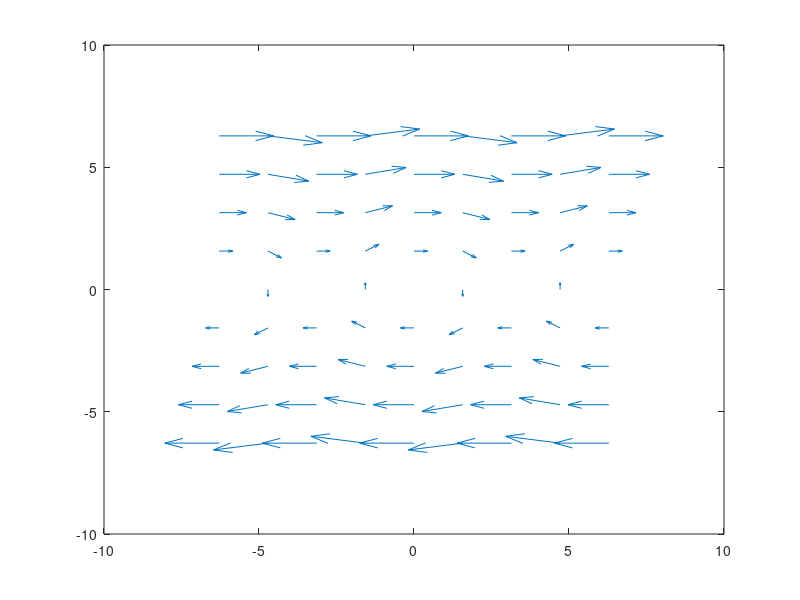

Write MATLAB code to recreate this figure. (Note: this script raises an error after producing the figure.)
% Lab 7
% Lucas Barnes

theta=-2*pi:pi/2:2*pi;
w=-2*pi:pi/2:2*pi;
[THETA,W]=meshgrid(theta,w);

Vtheta=W;
w0=1;
Vw=-w0^2*sin(THETA);
quiver(THETA,W,Vtheta,Vw);
[starttheta,startw]=meshgrid(-2*pi:2*pi:2*pi, -3.5*pi:pi:3.5*pi);
streamline(theta,w,Vtheta,Vw,starttheta,startw,[0.001,26000]);


%% P7.4
clear
close all
theta0=0:pi/200:pi;
w0=1;
w=pi*w0./(2*ellipke(sin(theta0/2).^2));
plot(theta0,w)
% At a high angle, the velocity will drop
% at a low angle, the pendulum will be at its top speed
% If you start from theta0=pi, you will have 0 velocity when you
% get back to theta=pi

%% P7.5
clear
close all
thetas=[.1, .5, 1, pi/2, .9*pi];
for n=1:length(thetas)
    plot7_5(thetas(n));
end


%% P7.6
% (a)
clear
close all

tstart=0;
tfinal=200;
w0=1;
w=1;
F0=1;
rhs = @(t,u) [u(2); -w0^2*u(1)+F0*sin(w*t)];
[t,u]=ode45(rhs,[tstart,tfinal],[0;0],odeset('RelTol',1e-8));
plot(t,u(:,1))

%% (b)
clear
close all

tstart=0;
tfinal=200;
w0=1;
wt=1;
a=.1;
rhs = @(t,u) [u(2); -w0^2*sin(u(1))+a*sin(wt*t)];
[t,u]=ode45(rhs,[tstart,tfinal],[0;0],odeset('RelTol',1e-8));
plot(t,u(:,1))
% The amplitude doesn't go to infinity because frequency is amplitude
% dependent. When the amplitude increases, the frequency changes,
% and the driving frequency no longer matches the natural frequency,
% so the oscillations die off

%% (c)

clear
close all

tstart=0;
tfinal=200;
w0=1;
wt=.94;
a=.1;
gamma=.1;
rhs = @(t,u) [u(2); -w0^2*sin(u(1))+a*sin(wt*t)-gamma*u(2)];
[t,u]=ode45(rhs,[tstart,tfinal],[0;0],odeset('RelTol',1e-8));
plot(t,u(:,1))

